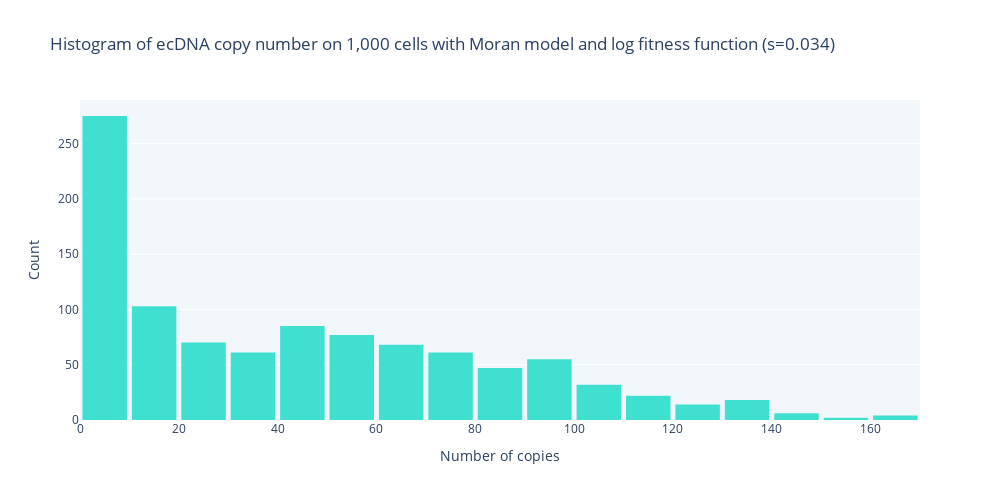

Notebook cell for this chart:
### Code cell
population.plot_histogram(bin_size=10, plot_color='turquoise', time_index=n_eventsP4, width=1000)

### Figure 1 — Plotly figure (JSON) as saved in the notebook; plotly's stock layout.template omitted (floating-point values rounded to 4 significant figures; data arrays with more than 128 entries replaced by an {"elided": "..."} marker saying what was removed)
{"data": [{"marker": {"color": "turquoise"}, "type": "histogram", "x": {"elided": "1000 int values"}, "xbins": {"size": 10, "start": 0}}], "layout": {"bargap": 0.1, "height": 500, "plot_bgcolor": "#F1F6FA", "title": {"text": "Histogram of ecDNA copy number on 1,000 cells with Moran model and log fitness function (s=0.034)"}, "width": 1000, "xaxis": {"title": {"text": "Number of copies"}}, "yaxis": {"title": {"text": "Count"}}}}
